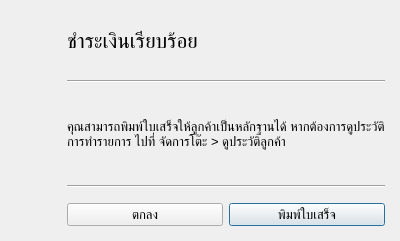
<?xml version="1.0" encoding="UTF-8"?>
<ui version="4.0">
 <class>Dialog</class>
 <widget class="QDialog" name="Dialog">
  <property name="geometry">
   <rect>
    <x>0</x>
    <y>0</y>
    <width>400</width>
    <height>241</height>
   </rect>
  </property>
  <property name="minimumSize">
   <size>
    <width>400</width>
    <height>241</height>
   </size>
  </property>
  <property name="maximumSize">
   <size>
    <width>400</width>
    <height>241</height>
   </size>
  </property>
  <property name="font">
   <font>
    <pointsize>10</pointsize>
   </font>
  </property>
  <property name="windowTitle">
   <string>ชำระเงินแล้ว</string>
  </property>
  <layout class="QGridLayout" name="gridLayout">
   <property name="leftMargin">
    <number>15</number>
   </property>
   <property name="topMargin">
    <number>15</number>
   </property>
   <property name="rightMargin">
    <number>15</number>
   </property>
   <property name="bottomMargin">
    <number>15</number>
   </property>
   <property name="verticalSpacing">
    <number>15</number>
   </property>
   <item row="6" column="2">
    <widget class="QPushButton" name="print_button">
     <property name="text">
      <string>พิมพ์ใบเสร็จ</string>
     </property>
    </widget>
   </item>
   <item row="5" column="1" colspan="2">
    <widget class="Line" name="line_2">
     <property name="orientation">
      <enum>Qt::Horizontal</enum>
     </property>
    </widget>
   </item>
   <item row="3" column="1" colspan="2">
    <widget class="QLabel" name="label_2">
     <property name="text">
      <string>คุณสามารถพิมพ์ใบเสร็จให้ลูกค้าเป็นหลักฐานได้ หากต้องการดูประวัติการทำรายการ ไปที่ จัดการโต๊ะ &gt; ดูประวัติลูกค้า</string>
     </property>
     <property name="wordWrap">
      <bool>true</bool>
     </property>
    </widget>
   </item>
   <item row="2" column="1" colspan="2">
    <widget class="Line" name="line">
     <property name="orientation">
      <enum>Qt::Horizontal</enum>
     </property>
    </widget>
   </item>
   <item row="6" column="1">
    <widget class="QPushButton" name="ok_button">
     <property name="text">
      <string>ตกลง</string>
     </property>
    </widget>
   </item>
   <item row="1" column="0">
    <widget class="QLabel" name="label_3">
     <property name="maximumSize">
      <size>
       <width>50</width>
       <height>50</height>
      </size>
     </property>
     <property name="text">
      <string/>
     </property>
     <property name="pixmap">
      <pixmap>Picture/icons8-checkmark-40.png</pixmap>
     </property>
     <property name="alignment">
      <set>Qt::AlignCenter</set>
     </property>
    </widget>
   </item>
   <item row="1" column="1" colspan="2">
    <widget class="QLabel" name="label">
     <property name="minimumSize">
      <size>
       <width>0</width>
       <height>50</height>
      </size>
     </property>
     <property name="maximumSize">
      <size>
       <width>16777215</width>
       <height>50</height>
      </size>
     </property>
     <property name="font">
      <font>
       <pointsize>16</pointsize>
      </font>
     </property>
     <property name="text">
      <string>ชำระเงินเรียบร้อย</string>
     </property>
    </widget>
   </item>
  </layout>
 </widget>
 <resources/>
 <connections/>
</ui>
